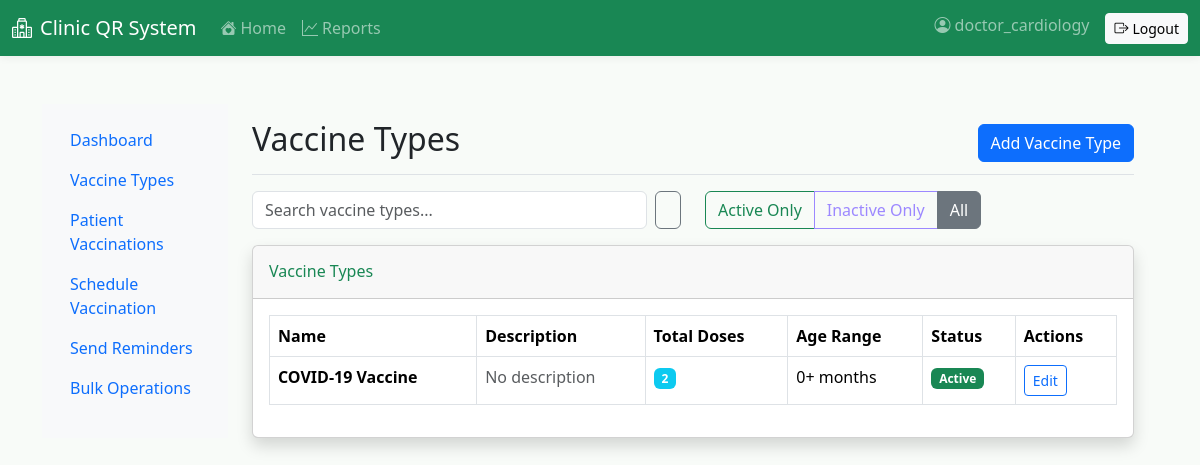
Screenshot of /vaccinations/vaccine-types/ (signed in) with the database file from the repository.
### vaccinations/models.py (models this page shows, shortened)
class VaccineType(models.Model):
    name = models.CharField(max_length=100, unique=True)
    description = models.TextField(blank=True)
    total_doses_required = models.PositiveIntegerField(
        default=1,
        validators=[MinValueValidator(1), MaxValueValidator(10)],
        help_text="Total number of doses required for complete vaccination"
    )
    dose_intervals = models.JSONField(
        default=list,
        help_text="List of intervals in days between doses (e.g., [0, 28, 180] for 0, 1 month, 6 months)"
    )
    age_minimum = models.PositiveIntegerField(
        default=0,
        help_text="Minimum age in months for this vaccine"
    )
    age_maximum = models.PositiveIntegerField(
        null=True, blank=True,
        help_text="Maximum age in months for this vaccine (null for no limit)"
    )
    is_active = models.BooleanField(default=True)
    created_at = models.DateTimeField(auto_now_add=True)
    class Meta:
        ordering = ['name']

### vaccinations/views.py (the view)
# urls.py: path('vaccine-types/', views.vaccine_type_list, name='vaccine_type_list'),
@login_required
def vaccine_type_list(request):
    vaccine_types = VaccineType.objects.all().order_by('name')
    search_query = request.GET.get('search', '')
    if search_query:
        vaccine_types = vaccine_types.filter(
            Q(name__icontains=search_query) |
            Q(description__icontains=search_query)
        )
    active_filter = request.GET.get('active', '')
    if active_filter == 'true':
        vaccine_types = vaccine_types.filter(is_active=True)
    elif active_filter == 'false':
        vaccine_types = vaccine_types.filter(is_active=False)
    paginator = Paginator(vaccine_types, 20)
    page_number = request.GET.get('page')
    page_obj = paginator.get_page(page_number)
    context = {
        'page_obj': page_obj,
        'search_query': search_query,
        'active_filter': active_filter,
    }
    return render(request, 'vaccinations/vaccine_type_list.html', context)

### vaccinations/templates/vaccinations/vaccine_type_list.html (shortened to what this page needs)
{% extends 'vaccinations/base.html' %}
{% block page_title %}Vaccine Types{% endblock %}
{% block page_actions %}
<a href="{% url 'vaccinations:vaccine_type_create' %}" class="btn btn-primary">
     Add Vaccine Type
</a>
{% endblock %}
{% block page_content %}
<div class="row mb-3">
    <div class="col-md-6">
        <form method="get" class="d-flex">
            <input type="text" name="search" class="form-control me-2"
                   placeholder="Search vaccine types..." value="{{ search_query }}">
            <button type="submit" class="btn btn-outline-secondary">
            </button>
        </form>
    </div>
    <div class="col-md-6">
        <div class="btn-group" role="group">
            <a href="?active=true" class="btn btn-outline-success {% if active_filter == 'true' %}active{% endif %}">
                Active Only
            </a>
            <a href="?active=false" class="btn btn-outline-warning {% if active_filter == 'false' %}active{% endif %}">
                Inactive Only
            </a>
            <a href="?" class="btn btn-outline-secondary {% if not active_filter %}active{% endif %}">
                All
            </a>
        </div>
    </div>
</div>
<div class="card shadow">
    <div class="card-header py-3">
        <h6 class="m-0 font-weight-bold text-primary">Vaccine Types</h6>
    </div>
    <div class="card-body">
        {% if page_obj %}
            <div class="table-responsive">
                <table class="table table-bordered">
                    <thead>
                        <tr>
                            <th>Name</th>
                            <th>Description</th>
                            <th>Total Doses</th>
                            <th>Age Range</th>
                            <th>Status</th>
                            <th>Actions</th>
                        </tr>
                    </thead>
                    <tbody>
                        {% for vaccine_type in page_obj %}
                        <tr>
                            <td>
                                <strong>{{ vaccine_type.name }}</strong>
                            </td>
                            <td>
                                {% if vaccine_type.description %}
                                    {{ vaccine_type.description|truncatewords:10 }}
                                {% else %}
                                    <span class="text-muted">No description</span>
                                {% endif %}
                            </td>
                            <td>
                                <span class="badge bg-info">{{ vaccine_type.total_doses_required }}</span>
                            </td>
                            <td>
                                {% if vaccine_type.age_maximum %}
                                    {{ vaccine_type.age_minimum }}-{{ vaccine_type.age_maximum }} months
                                {% else %}
                                    {{ vaccine_type.age_minimum }}+ months
                                {% endif %}
                            </td>
                            <td>
                                {% if vaccine_type.is_active %}
                                    <span class="badge bg-success">Active</span>
                                {% else %}
                                    <span class="badge bg-secondary">Inactive</span>
                                {% endif %}
                            </td>
                            <td>
                                <div class="btn-group btn-group-sm" role="group">
                                    <a href="{% url 'vaccinations:vaccine_type_edit' vaccine_type.pk %}"
                                       class="btn btn-outline-primary">
                                         Edit
                                    </a>
                                </div>
                            </td>
                        </tr>
                        {% endfor %}
                    </tbody>
                </table>
            </div>
        {% endif %}
    </div>
</div>
{% endblock %}

### templates/base.html (shortened to what this page needs)
{% load static %}
<!doctype html>
<html lang="en">
  <head>
    <link href="https://cdn.jsdelivr.net/npm/bootstrap@5.3.3/dist/css/bootstrap.min.css" rel="stylesheet">
    <link href="https://cdn.jsdelivr.net/npm/bootstrap-icons@1.11.3/font/bootstrap-icons.min.css" rel="stylesheet">
    <link href="{% static 'css/admin-purple.css' %}" rel="stylesheet">
  </head>
  <body data-user-role="{% if request.user.is_authenticated %}{% if request.user.groups.all.0.name == 'Reception' %}reception{% elif request.user.groups.all.0.name == 'Doctor' %}doctor{% elif request.user.groups.all.0.name == 'Laboratory' %}lab{% elif request.user.groups.all.0.name == 'Pharmacy' %}pharmacy{% elif request.user.groups.all.0.name == 'Vaccination' %}vaccination{% elif request.user.groups.all.0.name == 'Patient' %}patient{% else %}staff{% endif %}{% else %}guest{% endif %}">
    <nav class="navbar navbar-expand-lg navbar-dark bg-success">
      <div class="container-fluid">
        <a class="navbar-brand d-flex align-items-center" href="{% if request.user.is_authenticated %}{% if request.user.is_superuser %}/dashboard/admin/{% elif request.user.groups.all.0.name == 'Reception' %}/dashboard/reception/{% elif request.user.groups.all.0.name == 'Doctor' %}/dashboard/doctor/{% elif request.user.groups.all.0.name == 'Laboratory' %}/dashboard/lab/{% elif request.user.groups.all.0.name == 'Pharmacy' %}/dashboard/pharmacy/{% elif request.user.groups.all.0.name == 'Vaccination' %}/dashboard/vaccination/{% elif request.user.groups.all.0.name == 'Patient' %}/patients/portal/{% else %}/dashboard/{% endif %}{% else %}/accounts/login/{% endif %}">
          <i class="bi bi-hospital me-2"></i>Clinic QR System
        </a>
        <div class="collapse navbar-collapse" id="navbarsMain">
          <ul class="navbar-nav me-auto mb-2 mb-lg-0">
            {% if request.user.is_authenticated %}
              <li class="nav-item">
                <a class="nav-link" href="{% if request.user.is_superuser %}/dashboard/admin/{% elif request.user.groups.all.0.name == 'Reception' %}/dashboard/reception/{% elif request.user.groups.all.0.name == 'Doctor' %}/dashboard/doctor/{% elif request.user.groups.all.0.name == 'Laboratory' %}/dashboard/lab/{% elif request.user.groups.all.0.name == 'Pharmacy' %}/dashboard/pharmacy/{% elif request.user.groups.all.0.name == 'Vaccination' %}/dashboard/vaccination/{% elif request.user.groups.all.0.name == 'Patient' %}/patients/portal/{% else %}/dashboard/{% endif %}"><i class="bi bi-house-heart-fill me-1"></i>Home</a>
              </li>
              {% if request.user.is_superuser %}
              <li class="nav-item dropdown">
                <a class="nav-link dropdown-toggle" href="#" id="adminReportsDropdown" role="button" data-bs-toggle="dropdown" aria-expanded="false">
                  <i class="bi bi-graph-up me-1"></i>Reports
                </a>
                <ul class="dropdown-menu" aria-labelledby="adminReportsDropdown">
                  <li>
                    <a class="dropdown-item" href="/dashboard/admin/system-reports/">
                      <i class="bi bi-clipboard-data me-1"></i>System Reports
                    </a>
                  </li>
                  <li><hr class="dropdown-divider"></li>
                  <li>
                    <a class="dropdown-item" href="/dashboard/admin/system-reports/?role=doctor">
                      <i class="bi bi-stethoscope me-1"></i>Doctor Reports
                    </a>
                  </li>
                  <li>
                    <a class="dropdown-item" href="/dashboard/admin/system-reports/?role=laboratory">
                      <i class="bi bi-flask me-1"></i>Laboratory Reports
                    </a>
                  </li>
                  <li>
                    <a class="dropdown-item" href="/dashboard/admin/system-reports/?role=pharmacy">
                      <i class="bi bi-capsule me-1"></i>Pharmacy Reports
                    </a>
                  </li>
                  <li>
                    <a class="dropdown-item" href="/dashboard/admin/system-reports/?role=vaccination">
                      <i class="bi bi-shield-plus me-1"></i>Vaccination Reports
                    </a>
                  </li>
                  <li>
                    <a class="dropdown-item" href="/dashboard/admin/system-reports/?role=reception">
                      <i class="bi bi-people me-1"></i>Reception/Triage Reports
                    </a>
                  </li>
                </ul>
              </li>
              {% else %}
              <li class="nav-item">
                {% if request.user.groups.all.0.name == 'Patient' %}
                  <a class="nav-link" href="/patient/report/"><i class="bi bi-graph-up me-1"></i>My Reports</a>
                {% else %}
                  <a class="nav-link" href="/dashboard/reports/"><i class="bi bi-graph-up me-1"></i>Reports</a>
                {% endif %}
              </li>
              {% endif %}
            {% endif %}
          </ul>
          <ul class="navbar-nav ms-auto">
            {% if request.user.is_authenticated %}
              <li class="nav-item"><span class="navbar-text"><i class="bi bi-person-circle me-1"></i>{{ request.user.username }}</span></li>
              <li class="nav-item ms-3">
                <form method="post" action="/accounts/logout/" class="d-inline">
                  <button class="btn btn-light btn-sm" type="submit"><i class="bi bi-box-arrow-right me-1"></i>Logout</button>
                </form>
              </li>
            {% else %}
              <li class="nav-item"><a class="btn btn-light btn-sm" href="/accounts/login/"><i class="bi bi-box-arrow-in-right me-1"></i>Login</a></li>
            {% endif %}
          </ul>
        </div>
      </div>
    </nav>
    <main class="container my-5">
      {% block content %}{% endblock %}
    </main>
  </body>
</html>

### static/css/admin-purple.css (style rules this page uses)
:root { --bs-warning: #9c88ff; --bs-warning-rgb: 156, 136, 255; --bs-warning-text: #ffffff; --bs-warning-bg-subtle: #f0edff; --bs-warning-border-subtle: #d1c7ff; }
.btn-outline-warning { color: var(--bs-warning); border-color: var(--bs-warning); }

### templates/base.html (style rules this page uses)
:root { --bs-primary: #198754; --bs-primary-rgb: 25, 135, 84; --bs-warning: #9c88ff; --bs-warning-rgb: 156, 136, 255; --bs-warning-text: #ffffff; --bs-warning-bg-subtle: #f0edff; --bs-warning-border-subtle: #d1c7ff; }
body { background-color: #f8fbf8; }
.navbar { box-shadow: 0 2px 8px rgba(0,0,0,0.06); }
.btn-outline-warning { color: var(--bs-warning); border-color: var(--bs-warning); }

### rows the page displays
VaccineType: name "COVID-19 Vaccine", description "No description", total_doses_required "2", age_minimum "0", is_active "Active"

### other values shown
{{ request.user.username }} "doctor_cardiology"
